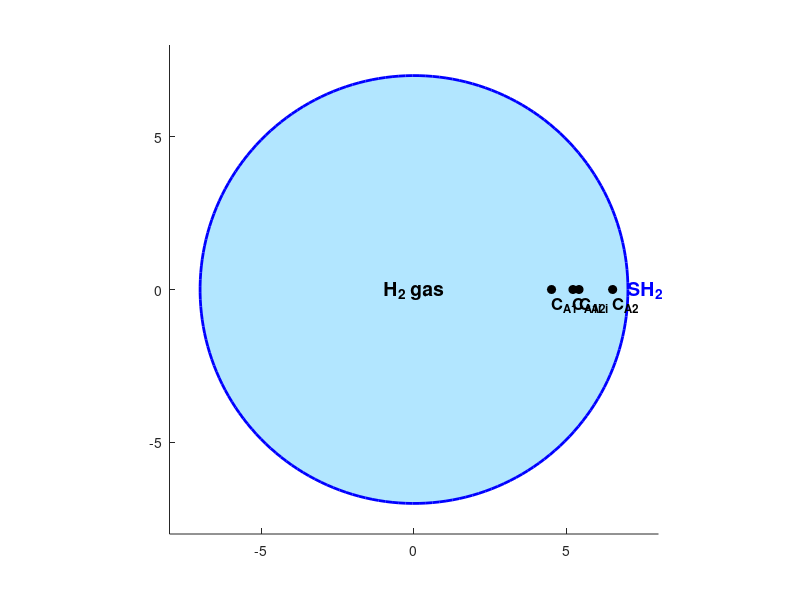

Write the MATLAB code that produced this figure.
clc; clear; close all;

% Definir los radios
r_burbuja = 5; % Radio de la burbuja
r_interfaz = 5.2; % Radio de la interfaz gas-líquido
r_liquido = 7; % Extensión de la fase líquida

% Crear la figura
figure;
hold on;
axis equal;
xlim([-r_liquido-1, r_liquido+1]);
ylim([-r_liquido-1, r_liquido+1]);

% Dibujar la burbuja de gas (color diferente)
theta = linspace(0, 2*pi, 200);
fill(r_burbuja*cos(theta), r_burbuja*sin(theta), [1 0.8 0.6], 'EdgeColor', 'k', 'LineWidth', 2);

% Dibujar la interfaz gas-líquido (línea negra)
plot(r_interfaz*cos(theta), r_interfaz*sin(theta), 'k', 'LineWidth', 2);

% Dibujar la fase líquida en azul
fill(r_liquido*cos(theta), r_liquido*sin(theta), [0.7 0.9 1], 'EdgeColor', 'b', 'LineWidth', 2);

% Etiquetas de concentración
text(0, 0, 'H_2 gas', 'FontSize', 14, 'FontWeight', 'bold', 'HorizontalAlignment', 'center');
text(r_burbuja + 2, 0, 'SH_2', 'FontSize', 14, 'FontWeight', 'bold', 'Color', 'b');

% Dibujar puntos de concentración
plot(r_burbuja*0.9, 0, 'ko', 'MarkerFaceColor', 'k'); % CA1
plot(r_interfaz, 0, 'ko', 'MarkerFaceColor', 'k'); % CA1i
plot(r_interfaz + 0.2, 0, 'ko', 'MarkerFaceColor', 'k'); % CA2i
plot(r_liquido - 0.5, 0, 'ko', 'MarkerFaceColor', 'k'); % CA2

% Etiquetas de concentración
text(r_burbuja*0.9, -0.5, 'C_{A1}', 'FontSize', 12, 'FontWeight', 'bold');
text(r_interfaz, -0.5, 'C_{A1i}', 'FontSize', 12, 'FontWeight', 'bold');
text(r_interfaz + 0.2, -0.5, 'C_{A2i}', 'FontSize', 12, 'FontWeight', 'bold');
text(r_liquido - 0.5, -0.5, 'C_{A2}', 'FontSize', 12, 'FontWeight', 'bold');

hold off;

